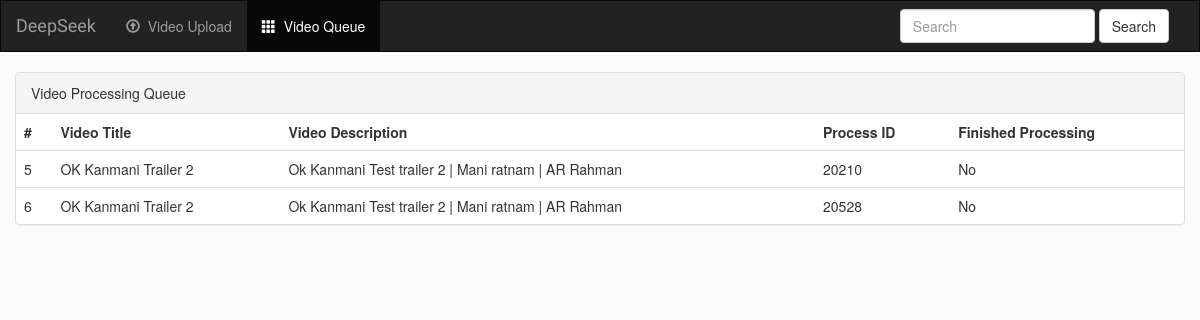
Screenshot of /deepseek/video/queue/ (signed in) with the database file from the repository.
### deepseek/models.py (models this page shows, shortened)
class Video(models.Model):
	name = models.CharField(max_length=250)
	description = models.CharField(max_length=500)
	video_path = models.FileField(upload_to='temp')
	process_id = models.IntegerField(default=0)
	is_finish_process = models.BooleanField(default=False)

### deepseek/views.py (the view)
# urls.py: url(r'video/queue/', views.VideoQueue, name='video-queue'),
def VideoQueue(request):
	queue = Video.objects.filter(process_id__gt = 0)
	return render(request, 'deepseek/queue.html', { 'queue_list': queue })

### deepseek/templates/deepseek/queue.html (shortened to what this page needs)
{% extends 'deepseek/base.html' %}
{% block video_queue %} active {% endblock %}
{% block body %}
<div class="row">
<div class="panel panel-default">
  <div class="panel-heading">Video Processing Queue</div>
  <table class="table">
  <tr>
  	<th>#</th>
  	<th>Video Title</th>
  	<th>Video Description</th>
  	<th>Process ID</th>
  	<th>Finished Processing</th>
  </tr>
  {% for video in queue_list %}
  <tr>
  	<td>{{ video.id }}</td>
  	<td>{{ video.name }}</td>
  	<td>{{ video.description }}</td>
  	<td>{{ video.process_id }}</td>
  	{% if video.is_finish_process %}
  		<td>Yes</td>
  	{% else %}
  		<td>No</td>
  	{% endif %}
  </tr>
  {% endfor %}
  </table>
</div>
</div>
<br>
{% endblock %}

### deepseek/static/deepseek/style.css (style rules this page uses)
body { background-color: rgb(251,251,251); }

### rows the page displays
Video: id "5", name "OK Kanmani Trailer 2", description "Ok Kanmani Test trailer 2 | Mani ratnam | AR Rahman", process_id "20210", is_finish_process "No"
Video: id "6", name "OK Kanmani Trailer 2", description "Ok Kanmani Test trailer 2 | Mani ratnam | AR Rahman", process_id "20528", is_finish_process "No"
